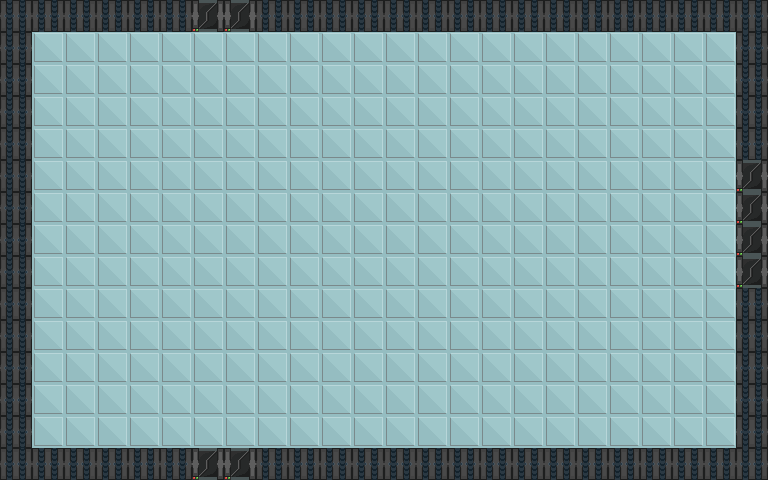

This is a level from a 2D game, rendered from its Tiled map with the project's own tilesets. A one-line summary and the map file follow, with tile-layer data summarised:
An orthogonal 24x15 tile map with 32x32 px tiles, 1 tile layer (Tile Layer 1).

<map version="1.0" orientation="orthogonal" width="24" height="15" tilewidth="32" tileheight="32">
 <tileset firstgid="1" name="tiles" tilewidth="32" tileheight="32">
  <image source="tiles.png" width="96" height="32" />
 </tileset>
 <layer name="Tile Layer 1" width="24" height="15">
  <data>[360 cells, 360 non-empty, 3 distinct tile ids]</data>
 </layer>
</map>